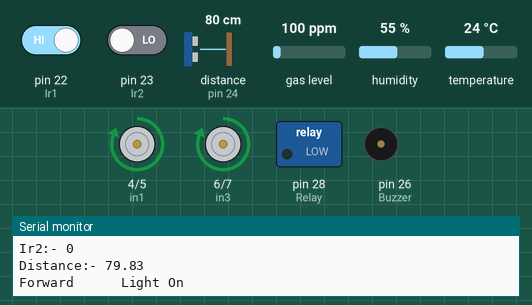
Recording of a sketch running on a simulated Arduino Mega 2560, built with avr-gcc and run on an emulated ATmega2560. Shown: motor-driver pin pairs drawn as motors (green arrow = first pin HIGH = forward, orange = second pin HIGH = backward, longer = more drive), switched loads named in the sketch (green lamp = pin HIGH), buzzer (waves = sounding), the last lines printed to the serial monitor. Wiring (inferred from the names in the program): ultrasonic range finder: trigger pin 25; echo pin 24. The test bench sets the inputs (shaded band); at power-on: distance to the obstacle (sensor on pin 24) 80 cm, gas level 100 ppm, pin 22 (Ir1) HIGH, pin 23 (Ir2) LOW, humidity 55 %, temperature 24 °C. The echo pulse lasts 58.3 µs per cm; pins used as bus, display or sensor lines are not drawn.

Above: at 1.7 s.
1.8 s: distance to the obstacle (sensor on pin 24) set to 39 cm
3.6 s: distance to the obstacle (sensor on pin 24) set to 33 cm
At 4.2 s:
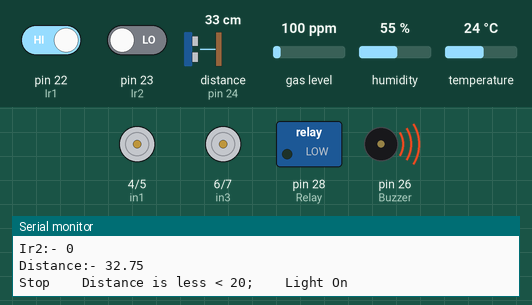
5.4 s: distance to the obstacle (sensor on pin 24) set to 60 cm
At 6.2 s:
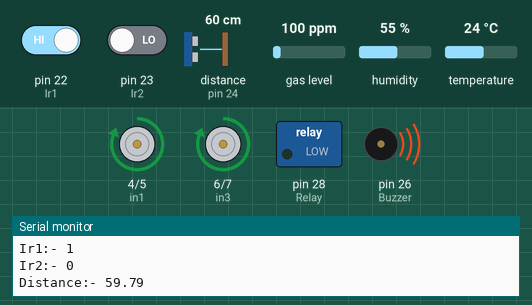
7.8 s: gas level set to 391 ppm
10.1 s: gas level set to 412 ppm
At 11.4 s:
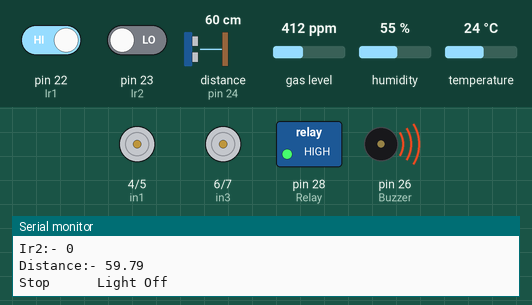
12.0 s: pin 22 (Ir1) driven LOW
At 13.6 s:
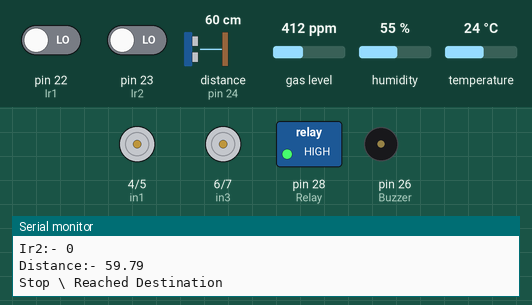
Timing chart, 0 to 15.1 s (numbered marks = the images above; inputs shaded):
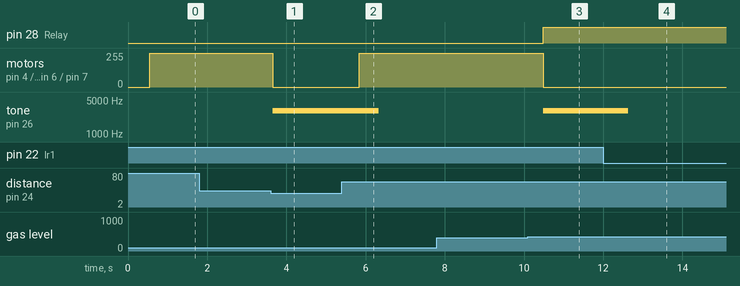

Measured:
- the behaviour switches between 36 and 35 cm on distance to the obstacle (sensor on pin 24) (found by bisection; images 0 and 1)
- the behaviour switches between 399 and 400 ppm on gas level (found by bisection; images 2 and 3)
- after the input at 3.6 s, motor on pin 4 (in1) / pin 5 (in2), motor on pin 6 (in3) / pin 7 (in4): forward 255/255 → stopped after 0.05 s; tone on pin 26 (Buzzer): silent → 3000 Hz after 0.05 s
- after the input at 5.4 s, motor on pin 4 (in1) / pin 5 (in2), motor on pin 6 (in3) / pin 7 (in4): stopped → forward 255/255 after 0.44 s; tone on pin 26 (Buzzer): 3000 Hz → silent after 0.94 s
- after the input at 10.1 s, pin 28 (Relay): LOW → HIGH after 0.39 s; motor on pin 4 (in1) / pin 5 (in2), motor on pin 6 (in3) / pin 7 (in4): forward 255/255 → stopped after 0.39 s; tone on pin 26 (Buzzer): silent → 3000 Hz after 0.39 s
- after the input at 12.0 s, tone on pin 26 (Buzzer): 3000 Hz → silent after 0.63 s

The sketch:

rrel_Delivery_and_Surveillance_System_Without_esp8266_Module.ino
```cpp
#include <DHT.h>
#include <MQ2.h>

#define in1 4                     //IN1
#define in2 5                     //IN2
#define in3 6                     //IN3
#define in4 7                     //IN4
#define Ir1 22                    //Ir Sensor 1
#define Ir2 23                    //Ir Sensor 2
#define echo 24                   //Echo
#define trigger 25                //Trigger
#define Buzzer 26                 //Buzzer
#define DHTPIN 27                 // Connect the signal pin of DHT11 sensor to digital pin 27
#define Relay 28                  //Relay
#define DHTTYPE DHT11
#define Gas A0                    //Gas Sensor

DHT dht(DHTPIN, DHTTYPE);
MQ2 mq2(Gas);

int duration;
float distance;
int hasObstacle1 = LOW;      //There is no Obstacle "0 means LOW and 1 means High"
int hasObstacle2 = LOW;      //There is no Obstacle "0 means LOW and 1 means High"

void setup() {
  // put your setup code here, to run once:
  Serial.begin (9600);
  pinMode(in1,OUTPUT);
  pinMode(in2,OUTPUT);
  pinMode(in3,OUTPUT);
  pinMode(in4,OUTPUT);
  pinMode(Ir1,INPUT);
  pinMode(Ir2,INPUT);
  pinMode(trigger, OUTPUT);
  pinMode(echo, INPUT);
  pinMode(Buzzer, OUTPUT);
  pinMode(Relay, OUTPUT);
  mq2.begin();
  dht.begin();
}

void inputs()
{
  digitalWrite(trigger, LOW);
  delayMicroseconds(2);
  digitalWrite(trigger, HIGH);
  delayMicroseconds(10);
  digitalWrite(trigger, LOW);
  duration = pulseIn(echo, HIGH);
  distance = (duration / 2) / 29.1;
  digitalWrite(trigger, LOW);
}

void Forward()
{
  digitalWrite(in1, HIGH);
  digitalWrite(in2, LOW);
  digitalWrite(in3, HIGH);
  digitalWrite(in4, LOW);
  delay(500);
}

void Stop()
{
  digitalWrite(in1, LOW);
  digitalWrite(in2, LOW);
  digitalWrite(in3, LOW);
  digitalWrite(in4, LOW);
}

void Right()
{
  digitalWrite(in1, LOW);
  digitalWrite(in2, HIGH);
  digitalWrite(in3, HIGH);
  digitalWrite(in4, LOW);
  delay(500);
}

void Left()
{
  digitalWrite(in1, HIGH);
  digitalWrite(in2, LOW);
  digitalWrite(in3, LOW);
  digitalWrite(in4, HIGH);
  delay(500);
}

void loop() {
  inputs();
  int lpg = mq2.readLPG();
  Serial.print("Lpg:- ");
  Serial.println(lpg);
  int co = mq2.readCO();
  Serial.print("CO:- ");
  Serial.println(co);
  int smoke = mq2.readSmoke();
  Serial.print("Smoke:- ");
  Serial.println(smoke);
  float t = dht.readTemperature();
  Serial.print("Temperature:- ");
  Serial.println(t);
  float h = dht.readHumidity();
  Serial.print("Humidity:- ");
  Serial.println(h);
  hasObstacle1 = digitalRead(Ir1);
  Serial.print("Ir1:- ");
  Serial.println(hasObstacle1);
  hasObstacle2 = digitalRead(Ir2);
  Serial.print("Ir2:- ");
  Serial.println(hasObstacle2);
  Serial.print("Distance:- ");
  Serial.println(distance);
  if(distance < 35)
  {
    Stop();
    tone(Buzzer, 3000);
    Serial.println("Stop \t Distance is less < 20; \t Light On");
  }
  else if(hasObstacle1 == LOW && hasObstacle2 == LOW)
  {
    Stop();
    noTone(Buzzer);
    Serial.println("Stop \\ Reached Destination");
  }
  else if(lpg < 400 && co < 5000 && smoke < 1000 && t < 40 && h < 75 && ((hasObstacle1 == HIGH && hasObstacle2 == HIGH) || (hasObstacle1 == LOW && hasObstacle2 == HIGH) || (hasObstacle1 == HIGH && hasObstacle2 == LOW)))
  {
    Forward();
    digitalWrite(Relay,LOW);
    noTone(Buzzer);
    Serial.println("Forward \t\t Light On");
  }
  else
  {
    Stop();
    digitalWrite(Relay,HIGH);
    tone(Buzzer, 3000);
    Serial.println("Stop \t\t Light Off");
  }
  delay(1000);
}
```
